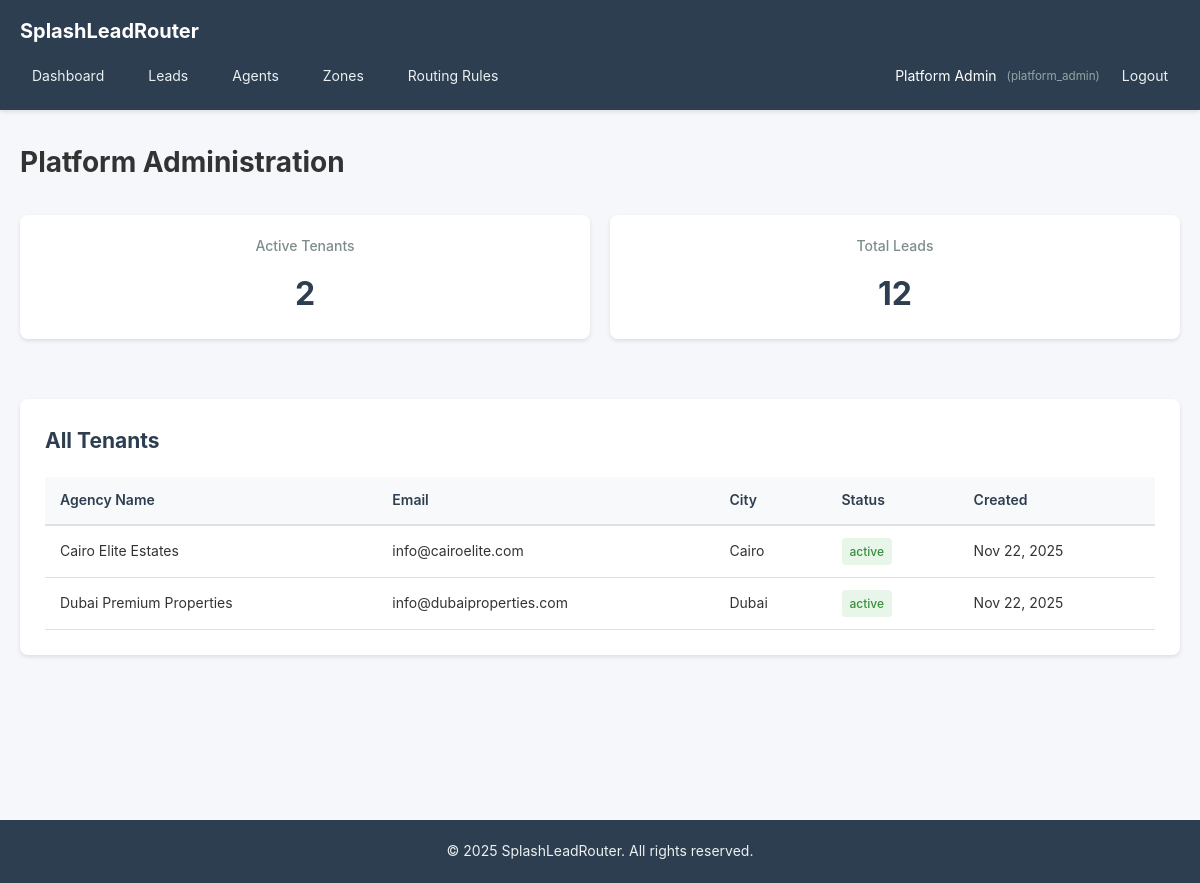
The app's page /dashboard (signed in) with its own data.
### tables this page shows
CREATE TABLE `tenants` (
  `id` INT UNSIGNED NOT NULL AUTO_INCREMENT,
  `name` VARCHAR(255) NOT NULL COMMENT 'Agency name',
  `slug` VARCHAR(255) NOT NULL UNIQUE COMMENT 'URL-friendly identifier',
  `logo` VARCHAR(255) DEFAULT NULL,
  `email` VARCHAR(255) NOT NULL,
  `phone` VARCHAR(50) DEFAULT NULL,
  `country` VARCHAR(100) DEFAULT NULL,
  `city` VARCHAR(100) DEFAULT NULL,
  `timezone` VARCHAR(50) DEFAULT 'UTC',
  `status` ENUM('active', 'suspended', 'canceled') DEFAULT 'active',
  `created_at` TIMESTAMP DEFAULT CURRENT_TIMESTAMP,
  `updated_at` TIMESTAMP DEFAULT CURRENT_TIMESTAMP ON UPDATE CURRENT_TIMESTAMP,
  PRIMARY KEY (`id`),
  INDEX `idx_slug` (`slug`),
  INDEX `idx_status` (`status`)
);

### public/index.php (called while the page is built, shortened)
<?php
require_once __DIR__ . '/../app/core/Database.php';
require_once __DIR__ . '/../app/core/Router.php';
require_once __DIR__ . '/../app/core/Controller.php';
require_once __DIR__ . '/../app/core/Model.php';
require_once __DIR__ . '/../app/core/View.php';
$router = new Router();
$router->get('/', 'DashboardController', 'index', 'home');
$router->get('/login', 'AuthController', 'showLogin', 'login.show');
$router->post('/login', 'AuthController', 'login', 'login.post');
$router->get('/logout', 'AuthController', 'logout', 'logout');
$router->get('/register', 'AuthController', 'showRegister', 'register.show');
$router->post('/register', 'AuthController', 'register', 'register.post');
$router->get('/dashboard', 'DashboardController', 'index', 'dashboard');
$router->get('/leads', 'LeadController', 'index', 'leads.index');
$router->get('/leads/create', 'LeadController', 'create', 'leads.create');
$router->post('/leads', 'LeadController', 'store', 'leads.store');
$router->get('/leads/:id', 'LeadController', 'show', 'leads.show');
$router->get('/leads/:id/edit', 'LeadController', 'edit', 'leads.edit');
$router->post('/leads/:id/update', 'LeadController', 'update', 'leads.update');
$router->post('/leads/:id/status', 'LeadController', 'updateStatus', 'leads.status');
$router->post('/leads/:id/notes', 'LeadController', 'addNote', 'leads.notes');
$router->post('/leads/:id/reassign', 'LeadController', 'reassign', 'leads.reassign');
$router->get('/agents', 'AgentController', 'index', 'agents.index');
$router->get('/agents/create', 'AgentController', 'create', 'agents.create');
$router->post('/agents', 'AgentController', 'store', 'agents.store');
$router->get('/agents/:id', 'AgentController', 'show', 'agents.show');
$router->get('/agents/:id/edit', 'AgentController', 'edit', 'agents.edit');
$router->post('/agents/:id/update', 'AgentController', 'update', 'agents.update');
$router->post('/agents/:id/delete', 'AgentController', 'delete', 'agents.delete');
$router->get('/zones', 'ZoneController', 'index', 'zones.index');
$router->get('/zones/create', 'ZoneController', 'create', 'zones.create');
$router->post('/zones', 'ZoneController', 'store', 'zones.store');
$router->get('/zones/:id', 'ZoneController', 'show', 'zones.show');
$router->get('/zones/:id/edit', 'ZoneController', 'edit', 'zones.edit');
$router->post('/zones/:id/update', 'ZoneController', 'update', 'zones.update');
$router->post('/zones/:id/assign-agent', 'ZoneController', 'assignAgent', 'zones.assign');
$router->post('/zones/:id/remove-agent/:agentId', 'ZoneController', 'removeAgent', 'zones.remove');
$router->post('/zones/:id/delete', 'ZoneController', 'delete', 'zones.delete');
$router->get('/routing-rules', 'RoutingRuleController', 'index', 'routing.index');
$router->get('/routing-rules/create', 'RoutingRuleController', 'create', 'routing.create');
$router->post('/routing-rules', 'RoutingRuleController', 'store', 'routing.store');
$router->get('/routing-rules/:id', 'RoutingRuleController', 'show', 'routing.show');
$router->get('/routing-rules/:id/edit', 'RoutingRuleController', 'edit', 'routing.edit');
$router->post('/routing-rules/:id/update', 'RoutingRuleController', 'update', 'routing.update');
$router->post('/routing-rules/:id/toggle', 'RoutingRuleController', 'toggleStatus', 'routing.toggle');
$router->post('/routing-rules/:id/delete', 'RoutingRuleController', 'delete', 'routing.delete');
$router->get('/api/docs', 'ApiController', 'docs', 'api.docs');
$router->post('/api/leads', 'ApiController', 'createLead', 'api.leads.create');
$router->post('/api/leads/:id', 'ApiController', 'updateLead', 'api.leads.update');
$router->get('/api/leads/:id', 'ApiController', 'getLead', 'api.leads.get');
$router->dispatch();

### config/database.php (called while the page is built)
<?php
return [
    'host' => getenv('DB_HOST') ?: 'localhost',
    'database' => getenv('DB_NAME') ?: 'splashleadrouter',
    'username' => getenv('DB_USER') ?: 'root',
    'password' => getenv('DB_PASS') ?: '',
    'charset' => 'utf8mb4',
];

### app/core/Database.php (called while the page is built, shortened)
<?php
class Database {
    private static $instance = null;
    private $connection;
    private function __construct() {
        $config = require_once __DIR__ . '/../../config/database.php';
        $dsn = "mysql:host={$config['host']};dbname={$config['database']};charset={$config['charset']}";
        $options = [
            PDO::ATTR_ERRMODE => PDO::ERRMODE_EXCEPTION,
            PDO::ATTR_DEFAULT_FETCH_MODE => PDO::FETCH_ASSOC,
            PDO::ATTR_EMULATE_PREPARES => false,
        ];
        try {
            $this->connection = new PDO($dsn, $config['username'], $config['password'], $options);
        } catch (PDOException $e) {
            die('Database connection failed: ' . $e->getMessage());
        }
    }
    public static function getInstance() {
        if (self::$instance === null) {
            self::$instance = new self();
        }
        return self::$instance;
    }
    public function query($sql, $params = []) {
        $stmt = $this->connection->prepare($sql);
        $stmt->execute($params);
        return $stmt;
    }
}

### app/core/Model.php (called while the page is built, shortened)
<?php
class Model {
    protected $db;
    protected $table;
    protected $primaryKey = 'id';
    public function __construct() {
        $this->db = Database::getInstance();
    }
    public function findAll($conditions = [], $limit = null, $offset = null) {
        $sql = "SELECT * FROM {$this->table}";
        $params = [];
        $sql .= " ORDER BY {$this->primaryKey} DESC";
        $stmt = $this->db->query($sql, $params);
        return $stmt->fetchAll();
    }
}

### app/core/View.php (called while the page is built, shortened)
<?php
class View {
    public static function escape($string) {
        return htmlspecialchars($string, ENT_QUOTES, 'UTF-8');
    }
    public static function formatDate($date, $format = 'Y-m-d H:i:s') {
        $timestamp = strtotime($date);
        return date($format, $timestamp);
    }
}

### app/views/dashboard/platform_admin.php (the view, shortened to what this page needs)
<?php
require_once __DIR__ . '/../layouts/header.php';
?>
<div class="dashboard">
    <h1>Platform Administration</h1>
    <div class="stats-grid">
        <div class="stat-card">
            <h3>Active Tenants</h3>
            <p class="stat-number"><?php echo $active_tenants; ?></p>
        </div>
        <div class="stat-card">
            <h3>Total Leads</h3>
            <p class="stat-number"><?php echo number_format($total_leads); ?></p>
        </div>
    </div>
    <div class="tenants-list">
        <h2>All Tenants</h2>
        <table class="data-table">
            <thead>
                <tr>
                    <th>Agency Name</th>
                    <th>Email</th>
                    <th>City</th>
                    <th>Status</th>
                    <th>Created</th>
                </tr>
            </thead>
            <tbody>
                <?php foreach ($tenants as $tenant): ?>
                <tr>
                    <td><?php echo View::escape($tenant['name']); ?></td>
                    <td><?php echo View::escape($tenant['email']); ?></td>
                    <td><?php echo View::escape($tenant['city']); ?></td>
                    <td><span class="badge badge-<?php echo $tenant['status']; ?>"><?php echo View::escape($tenant['status']); ?></span></td>
                    <td><?php echo View::formatDate($tenant['created_at'], 'M d, Y'); ?></td>
                </tr>
                <?php endforeach; ?>
            </tbody>
        </table>
    </div>
</div>
<?php require_once __DIR__ . '/../layouts/footer.php'; ?>

### app/core/Router.php (shortened to what this page needs)
<?php
class Router {
    private $routes = [];
    private function addRoute($method, $path, $controller, $action, $name = null) {
        $pattern = $this->convertPathToRegex($path);
        $this->routes[] = [
            'method' => $method,
            'path' => $path,
            'pattern' => $pattern,
            'controller' => $controller,
            'action' => $action
        ];
    }
    private function convertPathToRegex($path) {
        $pattern = preg_replace('/\/:([a-zA-Z0-9_]+)/', '/(?P<$1>[a-zA-Z0-9_-]+)', $path);
        return '#^' . $pattern . '$#';
    }
    public function dispatch() {
        $requestMethod = $_SERVER['REQUEST_METHOD'];
        $requestUri = $_SERVER['REQUEST_URI'];
        $requestUri = strtok($requestUri, '?');
        $requestUri = rtrim($requestUri, '/');
        foreach ($this->routes as $route) {
            if ($route['method'] === $requestMethod && preg_match($route['pattern'], $requestUri, $matches)) {
                $params = array_filter($matches, 'is_string', ARRAY_FILTER_USE_KEY);
                $controller = new $controllerName();
                $action = $route['action'];
                call_user_func_array([$controller, $action], $params);
                return;
            }
        }
    }
}

### public/assets/css/style.css (style rules this page uses)
* { margin: 0; padding: 0; box-sizing: border-box; }
body { font-family: -apple-system, BlinkMacSystemFont, 'Segoe UI', Roboto, 'Helvetica Neue', Arial, sans-serif; font-size: 14px; line-height: 1.6; color: #333; background-color: #f5f7fa; }
.data-table { width: 100%; border-collapse: collapse; background: white; }
.data-table thead { background-color: #f8f9fa; border-bottom: 2px solid #dee2e6; }
.data-table th { padding: 12px 15px; text-align: left; font-weight: 600; color: #2c3e50; }
.data-table td { padding: 12px 15px; border-bottom: 1px solid #e0e0e0; }
.stats-grid { display: grid; grid-template-columns: repeat(auto-fit, minmax(200px, 1fr)); gap: 20px; margin-bottom: 30px; }
.stat-card { background: white; padding: 20px; border-radius: 8px; box-shadow: 0 2px 4px rgba(0,0,0,0.1); text-align: center; }
.stat-card h3 { font-size: 14px; color: #7f8c8d; margin-bottom: 10px; font-weight: 500; }
.stat-number { font-size: 32px; font-weight: bold; color: #2c3e50; }
.badge { display: inline-block; padding: 4px 8px; border-radius: 4px; font-size: 12px; font-weight: 500; }
.badge-active { background-color: #e8f5e9; color: #388e3c; }
.dashboard { display: flex; flex-direction: column; gap: 30px; }
.recent-leads, .leaderboard, .my-leads, .subscription-info, .tenants-list { background: white; padding: 25px; border-radius: 8px; box-shadow: 0 2px 4px rgba(0,0,0,0.1); }
.recent-leads h2, .leaderboard h2, .my-leads h2, .subscription-info h2, .tenants-list h2 { margin-bottom: 20px; color: #2c3e50; }

### records on screen
tenants: name "Cairo Elite Estates", email "info@cairoelite.com", city "Cairo", status "active", created_at "Nov 22, 2025"
tenants: name "Dubai Premium Properties", email "info@dubaiproperties.com", city "Dubai", status "active", created_at "Nov 22, 2025"
